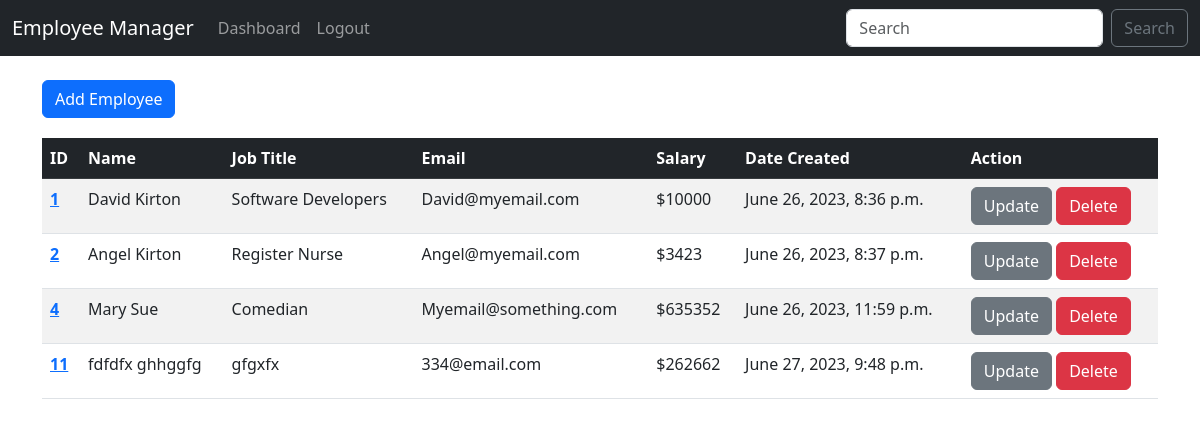
The app's page / (signed in) with its own data.
### core/models.py (models this page shows)
class Employee(models.Model):
    user = models.ForeignKey(User, on_delete=models.CASCADE)
    first_name = models.CharField(max_length=100)
    last_name = models.CharField(max_length=100)
    job_title = models.CharField(max_length=100, default="")
    email_address = models.EmailField(max_length=100)
    address = models.CharField(max_length=200)
    details = models.TextField(default="")
    salary = models.IntegerField()
    date_created = models.DateTimeField(auto_now_add=True)
    def __str__(self):
        return f"{self.first_name} {self.last_name}"

### core/views.py (the view, shortened to what this page needs)
# urls.py: path("", views.index, name="index"),
def index(request):
    if request.user.is_authenticated:
        current_user = request.user
        records = Employee.objects.filter(user=current_user)
        return render(request, 'index.html', {'records':records})
    else:
        messages.info(request, "Login or register to get started.")
        return render(request, 'index.html')

### templates/index.html (shortened to what this page needs)
{% extends 'base.html' %}
{% block content %}
{% if request.user.is_authenticated %}
    <a href="{% url 'add_employee' %}" style="margin-left: 0px; margin-bottom: 20px;" class="btn btn-primary">Add Employee</a>
    {% if records %}
    <table class="table table-striped">
        <thead class="table-dark">
          <tr>
            <th scope="col">ID</th>
            <th scope="col">Name</th>
            <th scope="col">Job Title</th>
            <th scope="col">Email</th>
            <th scope="col">Salary</th>
            <th scope="col">Date Created</th>
            <th scope="col">Action</th>
          </tr>
        </thead>
      <tbody>
        {% for record in records %}
        <tr>
            <th scope="row"><a href="{% url 'record' record.id %}">{{record.id}}</a></th>
            <td>{{record}}</td>
            <td>{{record.job_title}}</td>
            <td>{{record.email_address}}</td>
            <td>${{record.salary}}</td>
            <td>{{record.date_created}}</td>
            <td>
              <a href="{% url 'update_employee' record.id %}" class="btn btn-secondary">Update</a>
              <a href="{% url 'delete_employee' record.id %}" class="btn btn-danger">Delete</a>
            </td>
          </tr>
        {% endfor %}
        </tbody>
    </table>
    {% endif %}
{% endif %}
{% endblock %}

### templates/base.html (shortened to what this page needs)
<!DOCTYPE html>
<html lang="en">
<head>
    <link href="https://cdn.jsdelivr.net/npm/bootstrap@5.3.0/dist/css/bootstrap.min.css" rel="stylesheet">
</head>
<body>
    {% include 'navbar.html' %}
    <div class="container">
        <br>
        {% block content %}
        {% endblock %}
    </div>
</body>
</html>

### templates/navbar.html (shortened to what this page needs)
<nav class="navbar navbar-expand-lg navbar-dark bg-dark">
    <div class="container-fluid">
      <a class="navbar-brand" href="/">Employee Manager</a>
      <div class="collapse navbar-collapse" id="navbarSupportedContent">
        <ul class="navbar-nav me-auto mb-2 mb-lg-0">
            {% if request.user.is_authenticated %}
               <li class="nav-item">
                  <a class="nav-link" href="{% url 'dashboard' %}">Dashboard</a>
                </li>
                <li class="nav-item">
                    <a class="nav-link" href="{% url 'logout' %}">Logout</a>
                </li>
            {% else %}
                <li class="nav-item">
                    <a class="nav-link" href="{% url 'register' %}">Register</a>
                </li>
            {% endif %}
        </ul>
        <form class="d-flex" role="search" method="POST" action="{% url 'search' %}">
          <input class="form-control me-2" type="search" placeholder="Search" aria-label="Search" name="search_input">
          <button class="btn btn-outline-secondary" type="submit">Search</button>
        </form>
      </div>
    </div>
  </nav>

### records on screen
Employee: id "1", first_name+last_name "David Kirton", job_title "Software Developers", email_address "David@myemail.com", salary "10000", date_created "June 26, 2023, 8:36 p.m."
Employee: id "2", first_name+last_name "Angel Kirton", job_title "Register Nurse", email_address "Angel@myemail.com", salary "3423", date_created "June 26, 2023, 8:37 p.m."
Employee: id "4", first_name+last_name "Mary Sue", job_title "Comedian", email_address "Myemail@something.com", salary "635352", date_created "June 26, 2023, 11:59 p.m."
Employee: id "11", first_name+last_name "fdfdfx ghhggfg", job_title "gfgxfx", email_address "334@email.com", salary "262662", date_created "June 27, 2023, 9:48 p.m."
